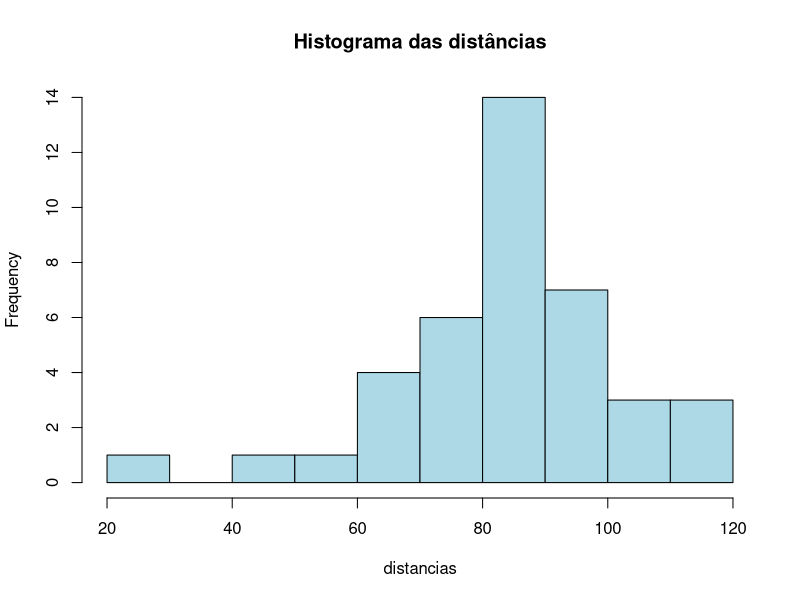
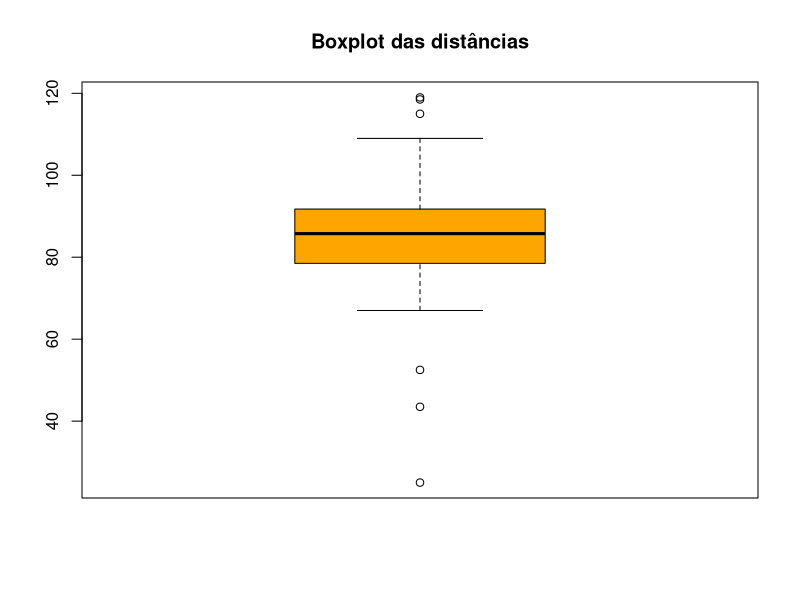

Write R code to recreate these figures, in order.
## ---- chunk 1
distancias <- c(
96, 87, 89, 85, 43.5, 118.5, 115, 91, 79, 89,
73, 85, 119, 92.5, 102, 90, 88, 100, 91, 86.5,
70, 91, 80, 78, 96.5, 68, 25, 79, 107, 67,
52.5, 81, 109, 83, 74, 84, 89, 82.5, 81, 70
)

mean(distancias)
median(distancias)
sd(distancias)
var(distancias)
summary(distancias)

# Histograma

hist(distancias, col="lightblue", main="Histograma das distâncias")

# Boxplot

boxplot(distancias, col="orange", main="Boxplot das distâncias")

# Análise com agrupamento

classes <- cut(distancias, breaks=6)
table(classes)

# Assimetria


library(e1071)

skewness(distancias)
kurtosis(distancias)
